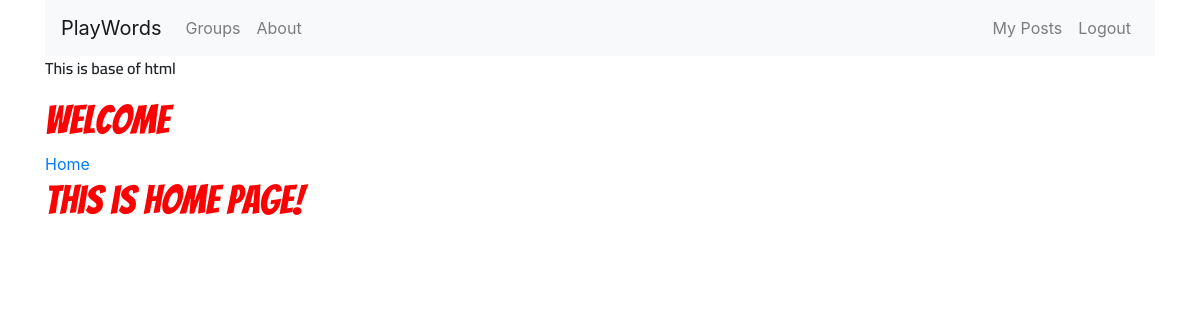
/ (signed in), run on an earlier commit of the app's database.
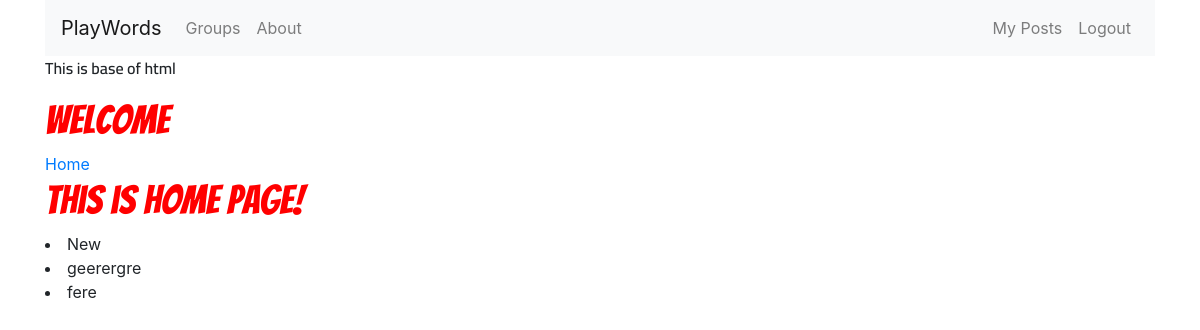
And on a later commit of the database.
### groups/models.py (models this page shows, shortened)
class Group(models.Model):
    name = models.CharField(max_length = 200, unique = True)
    slug = models.CharField(max_length = 200)
    description = models.TextField(max_length = 1000)
    owner = models.ForeignKey(settings.AUTH_USER_MODEL, related_name = "own_groups", on_delete=models.CASCADE)
    members = models.ManyToManyField(settings.AUTH_USER_MODEL, through = "GroupMembership")
    def __str__(self):
        return self.name

### django_social_site/views.py (the view)
# urls.py: path('', HomeView.as_view(), name='home'),
class HomeView(MyGroupListView):
    template_name = "home.html"

### groups/views.py (called while the page is built)
    def get_queryset(self):
        if self.request.user.is_authenticated:
            return Group.objects.filter(members = self.request.user)
        else:
            return None

### templates/home.html
{% extends "base.html" %}
{% block body %}
  <h1>This is home page!</h1>
  {% for group in group_list %}
  <li>{{group}}</li>
  {% endfor %}
{% endblock body %}

### templates/base.html (shortened to what this page needs)
<!DOCTYPE html>
<html lang="en" dir="ltr">
  <head>
    <link rel="stylesheet" href="https://stackpath.bootstrapcdn.com/bootstrap/4.5.2/css/bootstrap.min.css">
    {% load static %}
    <link rel="stylesheet" href="{% static 'css\master.css' %}">
  </head>
  <body>
    <div class="container">
      <nav class="navbar navbar-expand-lg sticky-top navbar-light bg-light">
        <a class="navbar-brand" href="/">PlayWords</a>
        <div class="collapse navbar-collapse navbarNav">
          <ul class="navbar-nav">
            <li class="nav-item">
              <a class="nav-link" href="{% url "groups:group_list" %}">Groups</a>
            </li>
            <li class="nav-item">
              <a class="nav-link" href="#">About</a>
            </li>
          </ul>
        </div>
        <div class="collapse navbar-collapse navbarNav">
          <ul class="navbar-nav ml-auto">
            {% if user.is_authenticated %}
            <li class="nav-item">
              <a class="nav-link" href="{% url "posts:my_post_list" %}">My Posts</a>
            </li>
            <li class="nav-item">
              <a class="nav-link" href="{% url "accounts:logout" %}">Logout</a>
            </li>
            {% endif %}
          </ul>
        </div>
      </nav>
      <p>This is base of html</p>
      <h1>Welcome</h1>
      <a href="/">Home</a>
      {% block body %}
      {% endblock body %}
    </div>
  </body>
</html>

### static/css/master.css (style rules this page uses)
h1 { color: red; font-family: 'Bangers', cursive; }
p { font-family: 'Cairo', sans-serif; font-weight: 600; }

What changed in the data, as far as the page shows it:
added Group: name "New"
added Group: name "geerergre"
added Group: name "fere"
